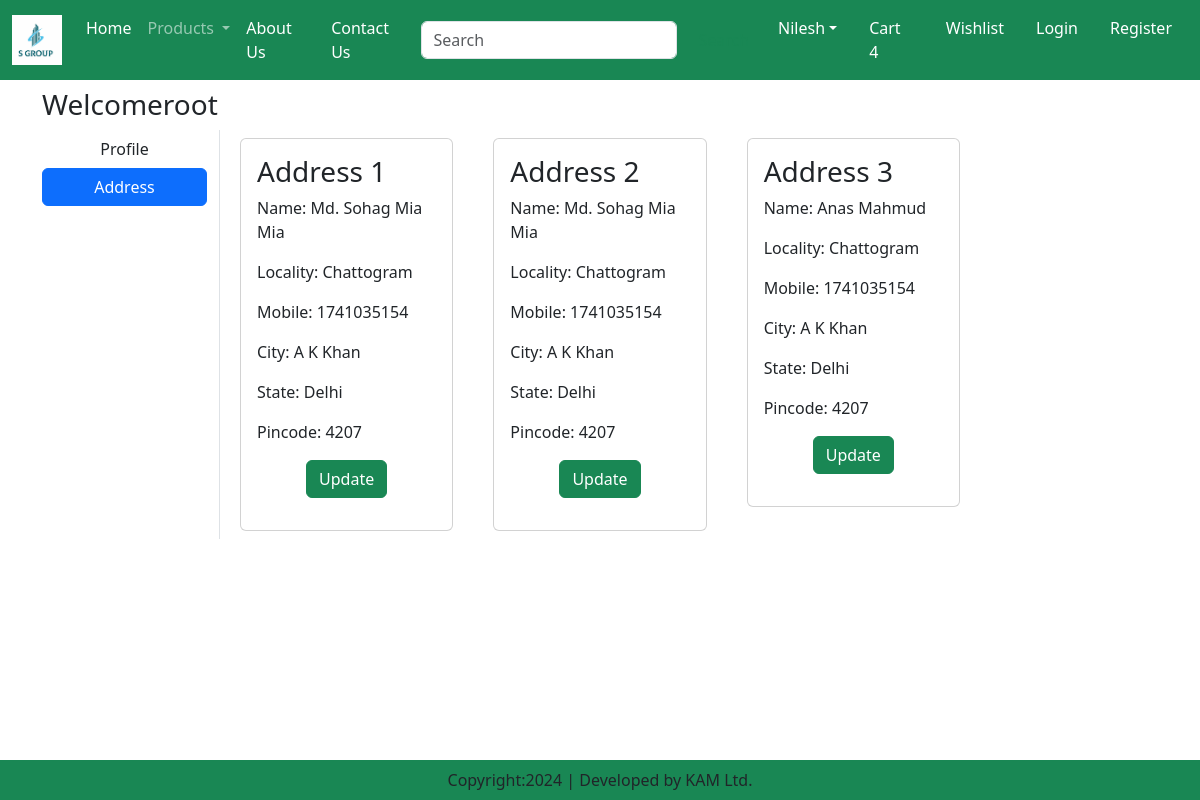
The page /address/ (signed in) on the database its author committed.
### app/models.py (models this page shows, shortened)
class Customer(models.Model):
    user = models.ForeignKey(User,on_delete=models.CASCADE)
    name = models.CharField(max_length=200)
    locality = models.CharField(max_length=200)
    city = models.CharField(max_length=50)
    mobile = models.IntegerField(default=0)
    zipcode = models.IntegerField()
    state = models.CharField(choices=STATE_CHOICES,max_length=100)

### app/views.py (the view)
# urls.py: path("address/",views.address,name="address"),
def address(request):
    add = Customer.objects.filter(user=request.user)
    return render(request,"app/address.html",locals())

### app/templates/app/address.html (shortened to what this page needs)
{% extends 'app/base.html' %}
{% load static %}
{% block main-content %}
<div class="container my-2">
    <div class="row">
        <h3>Welcome<span class="text-capitalize">{{request.user}}</span></h3>
        <div class="col-sm-2 border-end">
            <ul class="list-unstyled">
                <li class="d-grid"><a href="{% url 'profile' %}" class="btn ">Profile</a></li>
                <li class="d-grid"><a href="{% url 'address' %}" class="btn btn-primary">Address</a></li>
            </ul>
        </div>
        <div class="col-sm-8 x-50">
            <div class="row">
                {% for ad in add %}
                <div class="col-sm-4">
                    <div class="card m-2">
                        <div class="card-body">
                            <h3>Address {{forloop.counter}}</h3>
                            <p>Name: {{ad.name}}</p>
                            <p>Locality: {{ad.locality}}</p>
                            <p>Mobile: {{ad.mobile}}</p>
                            <p>City: {{ad.city}}</p>
                            <p>State: {{ad.state}}</p>
                            <p>Pincode: {{ad.zipcode}}</p>
                            <p class="text-center"><a href="{% url 'updateAddress' pk=ad.id %}" type="button" class="btn btn-success">Update</a></p>
                        </div>
                    </div>
                </div>
                {% endfor %}
            </div>
        </div>
    </div>
{% endblock main-content %}

### rows shown on the page
Customer: name "Md. Sohag Mia Mia", locality "Chattogram", mobile "1741035154", city "A K Khan", state "Delhi", zipcode "4207"
Customer: name "Md. Sohag Mia Mia", locality "Chattogram", mobile "1741035154", city "A K Khan", state "Delhi", zipcode "4207"
Customer: name "Anas Mahmud", locality "Chattogram", mobile "1741035154", city "A K Khan", state "Delhi", zipcode "4207"

### other values the page prints
{{ request.user }} "Root"
